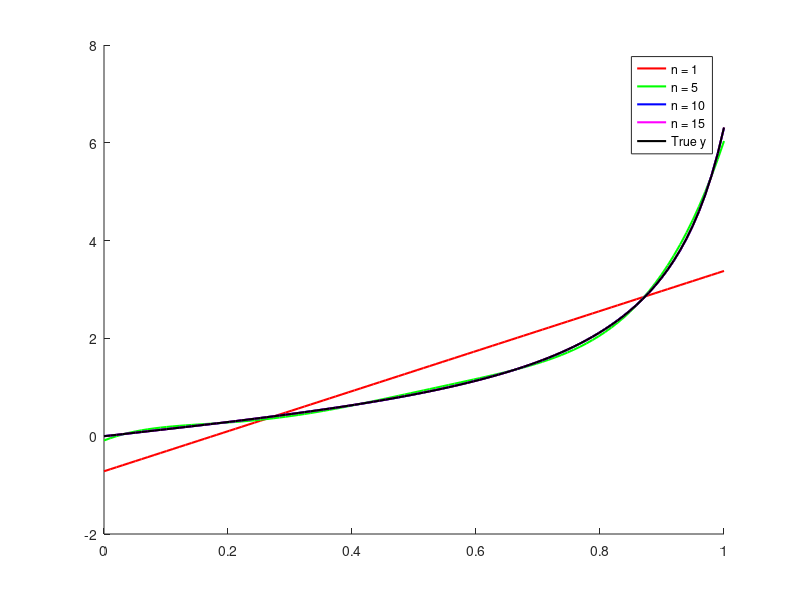

The MATLAB script that drew this image: (Note: this script raises an error after producing the figure.)
N = 100;
u = linspace(0, 1, N);
y = tan(u * 0.9 * pi / 2);

% Initialize storage for parameters
theta_all = cell(2, 20);

for n = 1:20
    % Construct the matrix of the model
    U = zeros(N, n + 1);
    for i = 0:n
        U(:, i+1) = u'.^i;
    end
    
    theta = (U' * U) \ (U' * y');
    theta_all{1,n} = theta;
    
    y_hat = U * theta;    
    theta_all{2,n} = y_hat;
end

% Plot true vs estimated output
figure;
hold on;
n_values = [1, 5, 10, 15];
colors = ['r', 'g', 'b', 'm'];
for i = 1:length(n_values)
    n = n_values(i);
    theta = theta_all{1,n};
    y_hat = theta_all{2,n};
    plot(u, y_hat, colors(i), 'DisplayName', sprintf('n = %d', n), 'LineWidth', 1.5);
end
plot(u, y, 'k', 'LineWidth', 1.5, 'DisplayName', 'True y');
leg = legend();
fontsize(leg,18,'points')
xlabel('input');
ylabel('output');
title('Estimated vs True Output');
hold off;